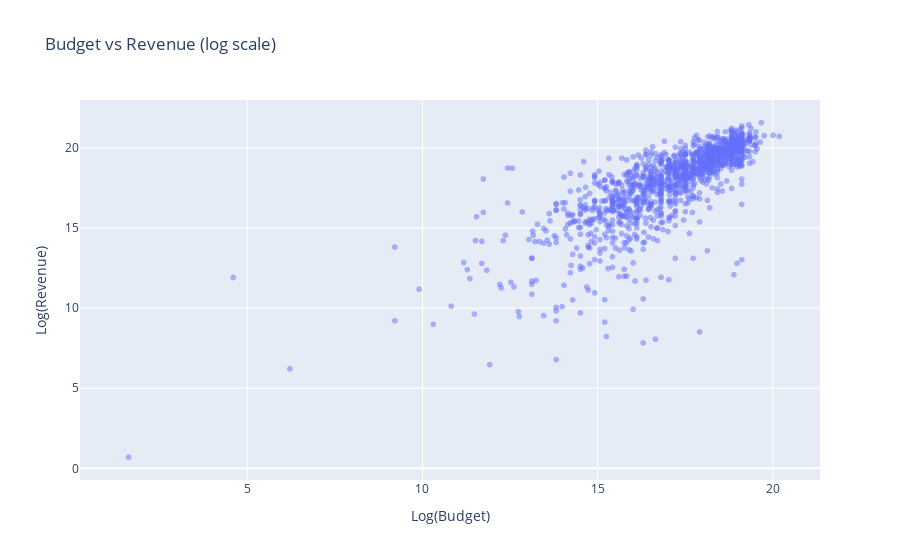

Source (notebook cell):
### Code cell
"""plt.scatter(df["log_budget"], df["log_revenue"], alpha=0.5)
plt.title("Budget vs Revenue (log)")
plt.xlabel("log(budget)"); plt.ylabel("log(revenue)")
plt.show()"""

fig3 = px.scatter(df, x="log_budget", y="log_revenue", opacity=0.5,
            title="Budget vs Revenue (log scale)",
            labels={"log_budget": "Log(Budget)", "log_revenue": "Log(Revenue)"})
fig3.show()

### Figure 1 — Plotly figure (JSON) as saved in the notebook; plotly's stock layout.template omitted (floating-point values rounded to 4 significant figures; data arrays with more than 128 entries replaced by an {"elided": "..."} marker saying what was removed)
{"data": [{"hovertemplate": "Log(Budget)=%{x}<br>Log(Revenue)=%{y}<extra></extra>", "legendgroup": "", "marker": {"color": "#636efa", "opacity": 0.5, "symbol": "circle"}, "mode": "markers", "name": "", "showlegend": false, "x": {"elided": "7649 float values"}, "xaxis": "x", "y": {"elided": "7649 float values"}, "yaxis": "y", "type": "scattergl"}], "layout": {"xaxis": {"anchor": "y", "domain": [0.0, 1.0], "title": {"text": "Log(Budget)"}}, "yaxis": {"anchor": "x", "domain": [0.0, 1.0], "title": {"text": "Log(Revenue)"}}, "legend": {"tracegroupgap": 0}, "title": {"text": "Budget vs Revenue (log scale)"}}}
